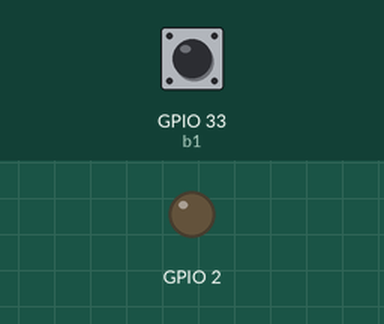
This program was run on a simulated ESP32. Shown: output pins drawn as LEDs (lit = HIGH). The test bench sets the inputs (shaded band); at power-on: GPIO 33 (b1) HIGH.

Above: at 1.2 s.
1.3 s: GPIO 33 (b1) pulled LOW for 0.15 s
At 1.37 s:
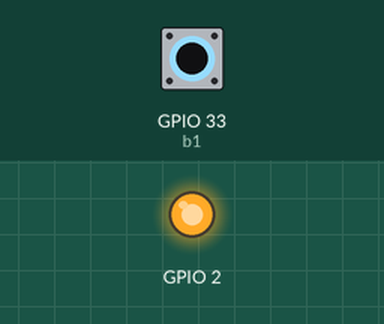
2.9 s: GPIO 33 (b1) pulled LOW for 3.2 s
At 7.3 s:
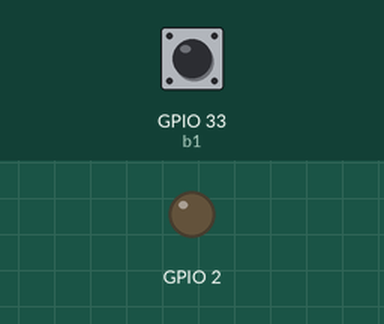
Timing chart, 0 to 8.8 s (numbered marks = the images above; inputs shaded):
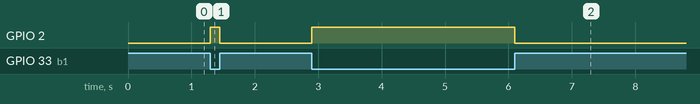

The program:

main.cpp
```cpp
#include <Arduino.h>

int b1 = 33;
bool flag = false;
long long int num = 0;

void IRAM_ATTR isr() {
  flag = true;
  num++;
}

void setup() {
  Serial.begin(115200);
  pinMode(2,OUTPUT);
  pinMode(b1,INPUT_PULLUP);
  attachInterrupt(b1,isr,RISING);
}

void loop() {
  if(!digitalRead(b1)) {
    digitalWrite(2,HIGH);
    flag = false;
  }
  else digitalWrite(2,LOW);
}
```

Measured:
- after the input at 1.3 s, GPIO 2: LOW → HIGH at once, → LOW 0.15 s later
- after the input at 2.9 s, GPIO 2: LOW → HIGH at once, → LOW 3.2 s later
